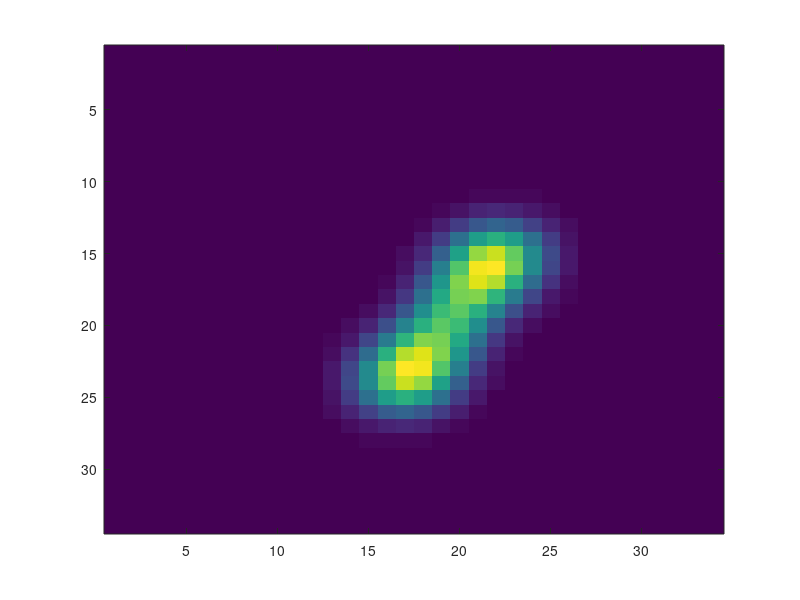

Reproduce this figure in MATLAB.
% Author: Kevin Whitley
% Date created: 190906

% This function provides a model of a 'rotated circle' representing a
% bacterial septum lying orthogonally to the imaging plane with center [mux
% muy], radius R, width W, and angle theta.

function im_model = septum_model(mu, R, W, theta, amp, ring_grad, psfFWHM, pixSz, range)

if nargin==0
    mu = [20 20];
    R = 6; % [pix]
    W = 1; % [pix] width of Z ring
    theta = -pi/3; % note that -pi/4 is a discontinuity. seems to work fine anyway.
    amp = 1;
    ring_grad = 0;
    psfFWHM = 250;
    pixSz = 65;
    range = 1:1:35;
end
sp = range(2)-range(1);

X0 = mu(1);
Y0 = mu(2);

sigma = psfFWHM/2.35/pixSz;

[X, Y] = meshgrid(range, range);

% make axis 1 and axis 2 (rotated by theta, orthogonal) for both i and i+1.
% axis 1 is along septum, and axis 2 is along cell length. also need
% midpoints (i+1/2) for later.
ax1_i = (X(1:end-1,1:end-1)-X0)*cos(theta) + (Y(1:end-1,1:end-1)-Y0)*sin(theta); % axis along septum
ax1_ip1 = (X(2:end,2:end)-X0)*cos(theta) + (Y(2:end,2:end)-Y0)*sin(theta);
ax1_ipm = (ax1_i + ax1_ip1)./2; % between xi and x(i+1)
ax2_i = (X(1:end-1,1:end-1)-X0)*sin(theta) - (Y(1:end-1,1:end-1)-Y0)*cos(theta); % axis along cell length
ax2_ip1 = (X(2:end,2:end)-X0)*sin(theta) - (Y(2:end,2:end)-Y0)*cos(theta); % axis along cell length
ax2_ipm = (ax2_i + ax2_ip1)./2; % between yi and y(i+1)

% calculate arc lengths s(i) and s(i+1), then difference between them (ring
% intensity profile). asin will give complex numbers, but only want real
% part. anything outside real range will be cut later.
arcl_i = 2*R * real(asin(ax1_i/R)); % arc length out to axi
arcl_ip1 = 2*R * real(asin(ax1_ip1/R)); % arc length out to ax(i+1)
ring_prof = abs(arcl_ip1 - arcl_i); % Delta(arc length)

% cut image down based on radius and width of septum. this will remove any
% non-real parts of ring_prof as well.
ring_prof(abs(ax1_ipm)>R | abs(ax2_ipm)>W) = 0;

% change to real pixel size and blur based on psf FWHM.
% ring_prof = imresize(ring_prof, [range(end) range(end)]);
ring_prof = imgaussfilt(ring_prof,sigma/sp);

ring_prof_scale = ring_prof/sum(ring_prof(:));
ring_prof_scale = amp*ring_prof_scale;

im_model = ring_prof_scale;

if nargin==0
    figure
    imagesc(im_model)
end